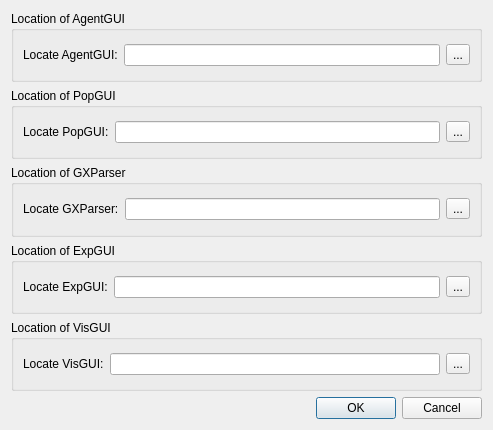
<?xml version="1.0" encoding="UTF-8"?>
<ui version="4.0">
 <class>ConGUISettingsDialog</class>
 <widget class="QDialog" name="ConGUISettingsDialog">
  <property name="geometry">
   <rect>
    <x>0</x>
    <y>0</y>
    <width>493</width>
    <height>430</height>
   </rect>
  </property>
  <property name="windowTitle">
   <string>Settings</string>
  </property>
  <layout class="QVBoxLayout">
   <item>
    <widget class="QGroupBox" name="groupBox">
     <property name="title">
      <string>Location of AgentGUI</string>
     </property>
     <layout class="QVBoxLayout">
      <item>
       <layout class="QHBoxLayout">
        <item>
         <widget class="QLabel" name="label_2">
          <property name="text">
           <string>Locate AgentGUI:</string>
          </property>
         </widget>
        </item>
        <item>
         <widget class="QLineEdit" name="xmmeLocationLineEdit"/>
        </item>
        <item>
         <widget class="QToolButton" name="xmmeLocationButton">
          <property name="text">
           <string>...</string>
          </property>
         </widget>
        </item>
       </layout>
      </item>
     </layout>
    </widget>
   </item>
   <item>
    <widget class="QGroupBox" name="groupBox_2">
     <property name="title">
      <string>Location of PopGUI</string>
     </property>
     <layout class="QVBoxLayout">
      <item>
       <layout class="QHBoxLayout">
        <item>
         <widget class="QLabel" name="label_3">
          <property name="text">
           <string>Locate PopGUI:</string>
          </property>
         </widget>
        </item>
        <item>
         <widget class="QLineEdit" name="popguiLocationLineEdit"/>
        </item>
        <item>
         <widget class="QToolButton" name="popguiLocationButton">
          <property name="text">
           <string>...</string>
          </property>
         </widget>
        </item>
       </layout>
      </item>
     </layout>
    </widget>
   </item>
   <item>
    <widget class="QGroupBox" name="groupBox_3">
     <property name="title">
      <string>Location of GXParser</string>
     </property>
     <layout class="QVBoxLayout">
      <item>
       <layout class="QHBoxLayout">
        <item>
         <widget class="QLabel" name="label_4">
          <property name="text">
           <string>Locate GXParser:</string>
          </property>
         </widget>
        </item>
        <item>
         <widget class="QLineEdit" name="gxparserLocationLineEdit"/>
        </item>
        <item>
         <widget class="QToolButton" name="gxparserLocationButton">
          <property name="text">
           <string>...</string>
          </property>
         </widget>
        </item>
       </layout>
      </item>
     </layout>
    </widget>
   </item>
   <item>
    <widget class="QGroupBox" name="groupBox_4">
     <property name="title">
      <string>Location of ExpGUI</string>
     </property>
     <layout class="QVBoxLayout">
      <item>
       <layout class="QHBoxLayout">
        <item>
         <widget class="QLabel" name="label_5">
          <property name="text">
           <string>Locate ExpGUI:</string>
          </property>
         </widget>
        </item>
        <item>
         <widget class="QLineEdit" name="simulatorLocationLineEdit"/>
        </item>
        <item>
         <widget class="QToolButton" name="simulatorLocationButton">
          <property name="text">
           <string>...</string>
          </property>
         </widget>
        </item>
       </layout>
      </item>
     </layout>
    </widget>
   </item>
   <item>
    <widget class="QGroupBox" name="groupBox_5">
     <property name="title">
      <string>Location of VisGUI</string>
     </property>
     <layout class="QVBoxLayout">
      <item>
       <layout class="QHBoxLayout">
        <item>
         <widget class="QLabel" name="label_6">
          <property name="text">
           <string>Locate VisGUI:</string>
          </property>
         </widget>
        </item>
        <item>
         <widget class="QLineEdit" name="visguiLocationLineEdit"/>
        </item>
        <item>
         <widget class="QToolButton" name="visguiLocationButton">
          <property name="text">
           <string>...</string>
          </property>
         </widget>
        </item>
       </layout>
      </item>
     </layout>
    </widget>
   </item>
   <item>
    <widget class="QDialogButtonBox" name="buttonBox">
     <property name="orientation">
      <enum>Qt::Horizontal</enum>
     </property>
     <property name="standardButtons">
      <set>QDialogButtonBox::Cancel|QDialogButtonBox::Ok</set>
     </property>
    </widget>
   </item>
  </layout>
 </widget>
 <resources/>
 <connections>
  <connection>
   <sender>buttonBox</sender>
   <signal>accepted()</signal>
   <receiver>ConGUISettingsDialog</receiver>
   <slot>accept()</slot>
   <hints>
    <hint type="sourcelabel">
     <x>248</x>
     <y>254</y>
    </hint>
    <hint type="destinationlabel">
     <x>157</x>
     <y>274</y>
    </hint>
   </hints>
  </connection>
  <connection>
   <sender>buttonBox</sender>
   <signal>rejected()</signal>
   <receiver>ConGUISettingsDialog</receiver>
   <slot>reject()</slot>
   <hints>
    <hint type="sourcelabel">
     <x>316</x>
     <y>260</y>
    </hint>
    <hint type="destinationlabel">
     <x>286</x>
     <y>274</y>
    </hint>
   </hints>
  </connection>
 </connections>
</ui>
